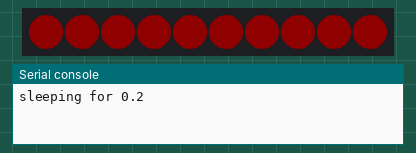
Recording of a program running on a simulated CircuitPython board. On the bench: 10 RGB LEDs in strip order, left to right, the last lines printed to the serial console. Dim RGB values are drawn brighter than linear; random numbers come from a fixed seed.

Above: at 0.1 s.
At 3.2 s:
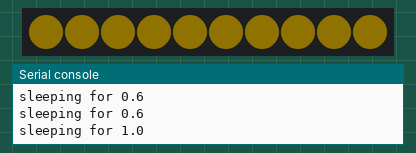
At 25.4 s:
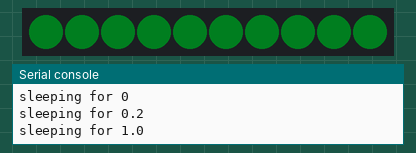
At 33.2 s:
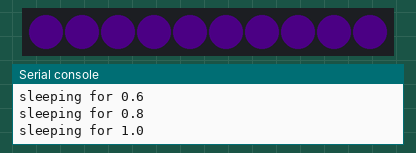

Measured:
- what the display in image 1 shows lasts 1.0 s, from 3.1 s to 4.1 s

The program:

jjmojo-loopfader-monotonic3.py
```python
# (licence header left out)
import board
import neopixel
import time
import random

rgb = neopixel.NeoPixel(
    board.NEOPIXEL,  # pyright: ignore [reportGeneralTypeIssues]
    10,
    brightness=0.2,
    auto_write=False,
)


class Fader:
    def __init__(self, palette: tuple[int, ...], interval: float = 0.1) -> None:
        self.checkin = time.monotonic()
        self.color = 0
        self.interval = interval
        self.palette = palette
        self.max = len(self.palette) * interval
        self.epoch = 0

    def update(self):
        self.epoch = time.monotonic() - self.checkin

        index = round((self.epoch % self.max) / self.interval)

        if index > len(self.palette) - 1:
            index = 0
            self.checkin = time.monotonic()

        self.color = self.palette[index]
        self.last = index


pride = (
    4980736,
    4980736,
    4981248,
    4982272,
    4984064,
    4986880,
    4990720,
    4996096,
    3951616,
    1592320,
    412672,
    19456,
    13312,
    5126,
    1048,
    60,
    76,
    65612,
    327756,
    852044,
    1507367,
    2359309,
    3538946,
    4980736,
)

fader = Fader(pride)

sleep = (0, 0.2, 0.3, 0.6, 0.8, 1.0)

previous = None
while True:
    fader.update()
    if fader.color != previous:
        rgb.fill(fader.color)
        rgb.show()
        previous = fader.color

    to_sleep = random.choice(sleep)
    print(f"sleeping for {to_sleep}")
    time.sleep(to_sleep)
```
